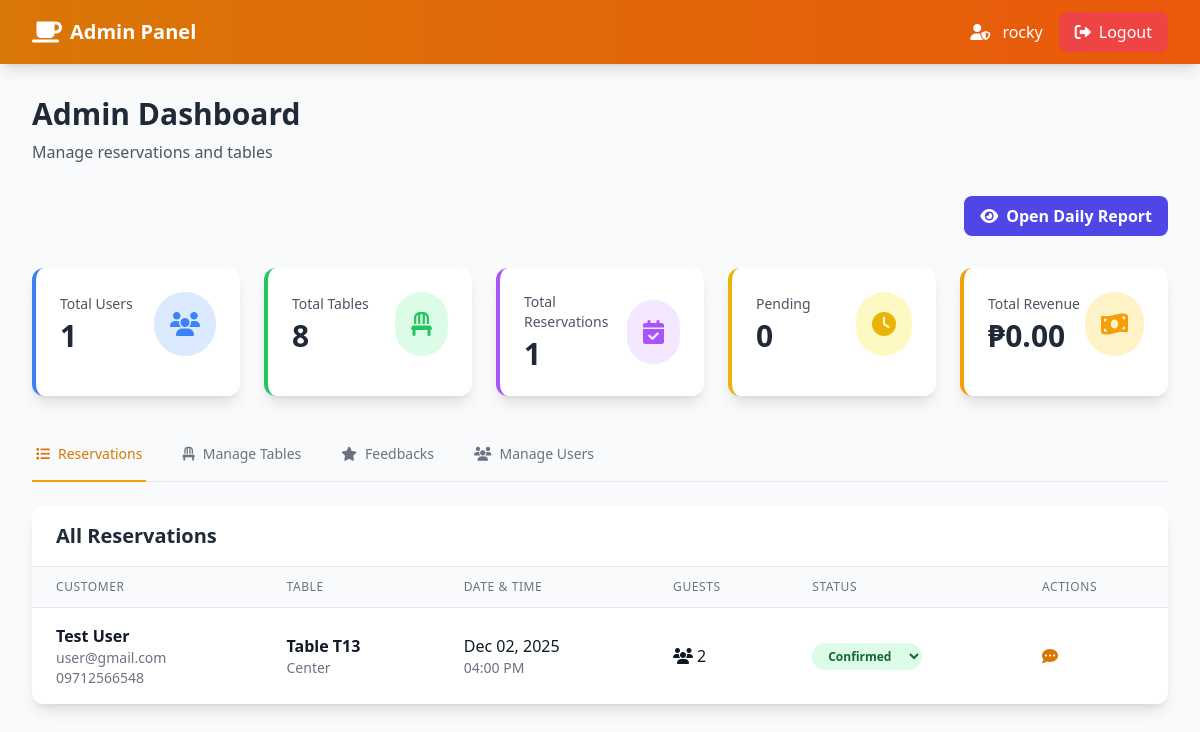
/admin/admin_dashboard.php (signed in), run on the app's committed database.
### tables this page shows
CREATE TABLE `reservations` (
  `id` int(11) NOT NULL,
  `user_id` int(11) NOT NULL,
  `table_id` int(11) NOT NULL,
  `reservation_date` date NOT NULL,
  `reservation_time` time NOT NULL,
  `duration` int(11) DEFAULT 2,
  `guests` int(11) NOT NULL,
  `status` enum('pending','confirmed','cancelled','completed','rejected') DEFAULT 'pending',
  `special_requests` text DEFAULT NULL,
  `payment_amount` decimal(10,2) DEFAULT 0.00,
  `payment_status` enum('unpaid','paid') DEFAULT 'unpaid',
  `payment_date` timestamp NULL DEFAULT NULL,
  `created_at` timestamp NOT NULL DEFAULT current_timestamp(),
  `feedback_submitted` tinyint(1) DEFAULT 0
);

CREATE TABLE `users` (
  `id` int(11) NOT NULL,
  `username` varchar(100) NOT NULL,
  `email` varchar(100) NOT NULL,
  `password` varchar(255) NOT NULL,
  `phone` varchar(20) DEFAULT NULL,
  `role` enum('user','admin') DEFAULT 'user',
  `created_at` timestamp NOT NULL DEFAULT current_timestamp()
);

CREATE TABLE `tables` (
  `id` int(11) NOT NULL,
  `table_number` varchar(10) NOT NULL,
  `capacity` int(11) NOT NULL,
  `location` varchar(50) DEFAULT NULL,
  `status` enum('available','reserved','occupied') DEFAULT 'available',
  `image_url` varchar(255) DEFAULT NULL,
  `created_at` timestamp NOT NULL DEFAULT current_timestamp(),
  `price` decimal(10,2) DEFAULT 500.00
);

### admin/admin_dashboard.php (the view, shortened to what this page needs)
<?php
require_once '../includes/db.php';
$total_users = $conn->query("SELECT COUNT(*) as count FROM users WHERE role = 'user'")->fetch_assoc()['count'];
$total_tables = $conn->query("SELECT COUNT(*) as count FROM tables")->fetch_assoc()['count'];
$total_reservations = $conn->query("SELECT COUNT(*) as count FROM reservations")->fetch_assoc()['count'];
$pending_reservations = $conn->query("SELECT COUNT(*) as count FROM reservations WHERE status = 'pending'")->fetch_assoc()['count'];
$total_revenue = 0.00;
$payments_table_check = $conn->query("SHOW TABLES LIKE 'payments'");
if ($payments_table_check && $payments_table_check->num_rows > 0) {
    $tr = $conn->query("SELECT COALESCE(SUM(amount), 0) as total FROM payments WHERE payment_status = 'completed'");
    $total_revenue = $tr ? (float)$tr->fetch_assoc()['total'] : 0.00;
} else {
    $tr = $conn->query("SELECT COALESCE(SUM(payment_amount), 0) as total FROM reservations WHERE payment_status = 'paid'");
    $total_revenue = $tr ? (float)$tr->fetch_assoc()['total'] : 0.00;
}
$reservations = $conn->query("SELECT r.*, t.table_number, t.location, u.username, u.email, u.phone,
                              p.transaction_id, p.payment_method, p.card_last_four
                              FROM reservations r
                              JOIN tables t ON r.table_id = t.id
                              JOIN users u ON r.user_id = u.id
                              LEFT JOIN payments p ON r.id = p.reservation_id
                              ORDER BY r.reservation_date DESC, r.reservation_time DESC
                              LIMIT 100");
?>
<!DOCTYPE html>
<html lang="en">
<head>
    <script src="https://cdn.tailwindcss.com"></script>
    <link rel="stylesheet" href="https://cdnjs.cloudflare.com/ajax/libs/font-awesome/6.4.0/css/all.min.css">
</head>
<body class="bg-gray-50">
    <nav class="bg-gradient-to-r from-amber-600 to-orange-600 shadow-lg">
        <div class="max-w-7xl mx-auto px-4 sm:px-6 lg:px-8">
            <div class="flex justify-between h-16">
                <div class="flex items-center">
                    <div class="flex-shrink-0 flex items-center">
                        <i class="fas fa-coffee text-white text-2xl mr-2"></i>
                        <span class="text-xl font-bold text-white">Admin Panel</span>
                    </div>
                </div>
                <div class="flex items-center space-x-4">
                    <span class="text-white">
                        <i class="fas fa-user-shield mr-2"></i>
                        <?php echo htmlspecialchars($_SESSION['username'] ?? 'Admin'); ?>
                    </span>
                    <a href="../logout.php" class="bg-red-500 hover:bg-red-600 text-white px-4 py-2 rounded-lg transition">
                        <i class="fas fa-sign-out-alt mr-2"></i>Logout
                    </a>
                </div>
            </div>
        </div>
    </nav>
    <div class="max-w-7xl mx-auto px-4 sm:px-6 lg:px-8 py-8">
        <div class="mb-8">
            <h1 class="text-3xl font-bold text-gray-800 mb-2">Admin Dashboard</h1>
            <p class="text-gray-600">Manage reservations and tables</p>
        </div>
                <div class="flex justify-end mb-8 space-x-3">
                    <a href="daily_report.php" target="_blank" class="bg-indigo-600 hover:bg-indigo-700 text-white font-semibold py-2 px-4 rounded-lg inline-flex items-center">
                        <i class="fas fa-eye mr-2"></i>Open Daily Report
                    </a>
                </div>
        <div class="grid grid-cols-1 md:grid-cols-5 gap-6 mb-8">
            <div class="bg-white rounded-xl shadow-lg p-6 border-l-4 border-blue-500">
                <div class="flex items-center justify-between">
                    <div>
                        <p class="text-sm text-gray-600 mb-1">Total Users</p>
                        <p class="text-3xl font-bold text-gray-800"><?php echo $total_users; ?></p>
                    </div>
                    <div class="bg-blue-100 rounded-full p-4">
                        <i class="fas fa-users text-blue-500 text-2xl"></i>
                    </div>
                </div>
            </div>
            <div class="bg-white rounded-xl shadow-lg p-6 border-l-4 border-green-500">
                <div class="flex items-center justify-between">
                    <div>
                        <p class="text-sm text-gray-600 mb-1">Total Tables</p>
                        <p class="text-3xl font-bold text-gray-800"><?php echo $total_tables; ?></p>
                    </div>
                    <div class="bg-green-100 rounded-full p-4">
                        <i class="fas fa-chair text-green-500 text-2xl"></i>
                    </div>
                </div>
            </div>
            <div class="bg-white rounded-xl shadow-lg p-6 border-l-4 border-purple-500">
                <div class="flex items-center justify-between">
                    <div>
                        <p class="text-sm text-gray-600 mb-1">Total Reservations</p>
                        <p class="text-3xl font-bold text-gray-800"><?php echo $total_reservations; ?></p>
                    </div>
                    <div class="bg-purple-100 rounded-full p-4">
                        <i class="fas fa-calendar-check text-purple-500 text-2xl"></i>
                    </div>
                </div>
            </div>
            <div class="bg-white rounded-xl shadow-lg p-6 border-l-4 border-yellow-500">
                <div class="flex items-center justify-between">
                    <div>
                        <p class="text-sm text-gray-600 mb-1">Pending</p>
                        <p class="text-3xl font-bold text-gray-800"><?php echo $pending_reservations; ?></p>
                    </div>
                    <div class="bg-yellow-100 rounded-full p-4">
                        <i class="fas fa-clock text-yellow-500 text-2xl"></i>
                    </div>
                </div>
            </div>
            <div class="bg-white rounded-xl shadow-lg p-6 border-l-4 border-amber-500">
                <div class="flex items-center justify-between">
                    <div>
                        <p class="text-sm text-gray-600 mb-1">Total Revenue</p>
                        <p class="text-3xl font-bold text-gray-800">₱<?php echo number_format($total_revenue, 2); ?></p>
                    </div>
                    <div class="bg-amber-100 rounded-full p-4">
                        <i class="fas fa-money-bill-wave text-amber-500 text-2xl"></i>
                    </div>
                </div>
            </div>
        </div>
        <div class="mb-6">
            <div class="border-b border-gray-200">
                <nav class="-mb-px flex space-x-8">
                    <button onclick="showTab('reservations')" id="reservationsTab"
                            class="tab-button border-b-2 border-amber-500 py-4 px-1 text-center text-sm font-medium text-amber-600">
                        <i class="fas fa-list mr-2"></i>Reservations
                    </button>
                    <button onclick="showTab('tables')" id="tablesTab"
                            class="tab-button border-b-2 border-transparent py-4 px-1 text-center text-sm font-medium text-gray-500 hover:text-gray-700 hover:border-gray-300">
                        <i class="fas fa-chair mr-2"></i>Manage Tables
                    </button>
                    <button onclick="showTab('feedbacks')" id="feedbacksTab"
                            class="tab-button border-b-2 border-transparent py-4 px-1 text-center text-sm font-medium text-gray-500 hover:text-gray-700 hover:border-gray-300">
                        <i class="fas fa-star mr-2"></i>Feedbacks
                    </button>
                    <button onclick="showTab('users')" id="usersTab"
                            class="tab-button border-b-2 border-transparent py-4 px-1 text-center text-sm font-medium text-gray-500 hover:text-gray-700 hover:border-gray-300">
                        <i class="fas fa-users mr-2"></i>Manage Users
                    </button>
                </nav>
            </div>
        </div>
        <?php include 'components/reservation.php'; ?>
    <?php include 'components/feedback.php'; ?>
</body>
</html>

### admin/components/reservation.php (shortened to what this page needs)
<div id="reservationsContent" class="tab-content">
    <div class="bg-white rounded-xl shadow-lg overflow-hidden">
        <div class="px-6 py-4 border-b border-gray-200">
            <h2 class="text-xl font-bold text-gray-800">All Reservations</h2>
        </div>
        <div class="overflow-x-auto">
            <table class="min-w-full divide-y divide-gray-200">
                <thead class="bg-gray-50">
                    <tr>
                        <th class="px-6 py-3 text-left text-xs font-medium text-gray-500 uppercase tracking-wider">Customer</th>
                        <th class="px-6 py-3 text-left text-xs font-medium text-gray-500 uppercase tracking-wider">Table</th>
                        <th class="px-6 py-3 text-left text-xs font-medium text-gray-500 uppercase tracking-wider">Date & Time</th>
                        <th class="px-6 py-3 text-left text-xs font-medium text-gray-500 uppercase tracking-wider">Guests</th>
                        <th class="px-6 py-3 text-left text-xs font-medium text-gray-500 uppercase tracking-wider">Status</th>
                        <th class="px-6 py-3 text-left text-xs font-medium text-gray-500 uppercase tracking-wider">Actions</th>
                    </tr>
                </thead>
                <tbody class="bg-white divide-y divide-gray-200">
                    <?php while ($reservation = $reservations->fetch_assoc()): ?>
                        <tr class="hover:bg-gray-50">
                            <td class="px-6 py-4 whitespace-nowrap">
                                <div class="font-semibold text-gray-900"><?php echo htmlspecialchars($reservation['username']); ?></div>
                                <div class="text-sm text-gray-500"><?php echo htmlspecialchars($reservation['email']); ?></div>
                                <?php if ($reservation['phone']): ?>
                                    <div class="text-sm text-gray-500"><?php echo htmlspecialchars($reservation['phone']); ?></div>
                                <?php endif; ?>
                            </td>
                            <td class="px-6 py-4 whitespace-nowrap">
                                <div class="font-semibold text-gray-900">Table <?php echo htmlspecialchars($reservation['table_number']); ?></div>
                                <div class="text-sm text-gray-500"><?php echo htmlspecialchars($reservation['location']); ?></div>
                            </td>
                            <td class="px-6 py-4 whitespace-nowrap">
                                <div class="text-gray-900"><?php echo date('M d, Y', strtotime($reservation['reservation_date'])); ?></div>
                                <div class="text-sm text-gray-500"><?php echo date('h:i A', strtotime($reservation['reservation_time'])); ?></div>
                            </td>
                            <td class="px-6 py-4 whitespace-nowrap text-gray-900">
                                <i class="fas fa-users mr-1"></i><?php echo $reservation['guests']; ?>
                            </td>
                            <td class="px-6 py-4 whitespace-nowrap">
                                <form method="POST" class="inline">
                                    <select name="status" onchange="this.form.submit()"
                                            class="text-xs font-semibold rounded-full px-3 py-1 border-0 focus:ring-2 focus:ring-amber-500
                                            <?php
                                            echo $reservation['status'] == 'pending' ? 'bg-yellow-100 text-yellow-800' :
                                                ($reservation['status'] == 'confirmed' ? 'bg-green-100 text-green-800' :
                                                ($reservation['status'] == 'cancelled' ? 'bg-red-100 text-red-800' :
                                                'bg-blue-100 text-blue-800'));
                                            ?>">
                                        <option value="confirmed" <?php echo $reservation['status'] == 'confirmed' ? 'selected' : ''; ?>>Confirmed</option>
                                    </select>
                                </form>
                            </td>
                            <td class="px-6 py-4 whitespace-nowrap">
                                <div class="flex items-center space-x-2">
                                    <?php if ($reservation['special_requests']): ?>
                                        <button onclick="alert('Special Requests: <?php echo addslashes($reservation['special_requests']); ?>')"
                                                class="text-amber-600 hover:text-amber-900">
                                            <i class="fas fa-comment-dots"></i>
                                        </button>
                                    <?php endif; ?>
                                </div>
                            </td>
                        </tr>
                    <?php endwhile; ?>
                </tbody>
            </table>
        </div>
    </div>
</div>

### data on the page
reservations: user.username "Test User", user.email "user@gmail.com", user.phone "09712566548", table.table_number "T13", table.location "Center", reservation_date "Dec 02, 2025", reservation_time "04:00 PM", guests "2", status "Confirmed"

### other printed values
$_SESSION['username'] "rocky"
$total_users "1"
$total_tables "8"
$total_reservations "1"
$pending_reservations "0"
$total_revenue "0.00"
